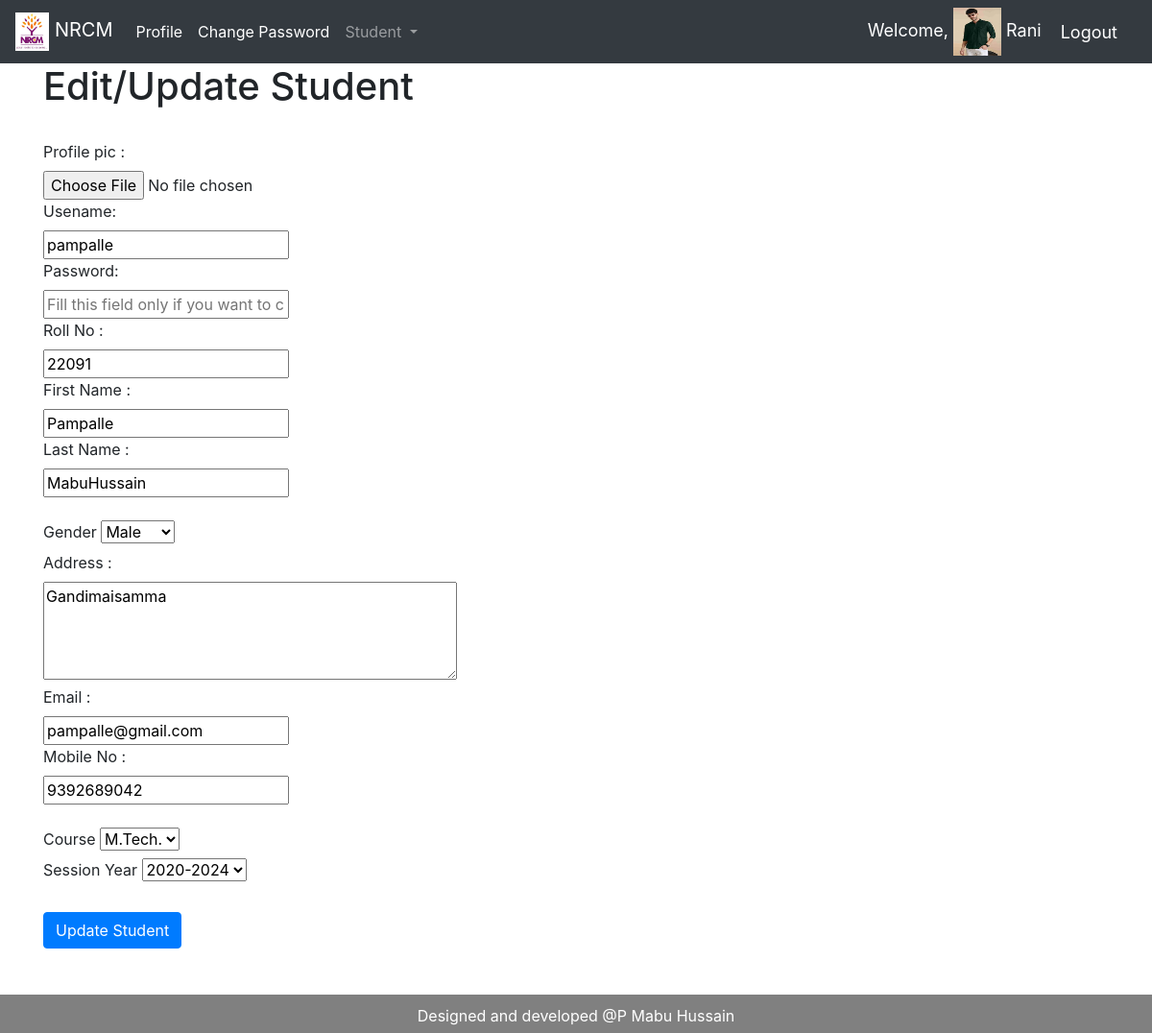
The app's page /hod/edit_student/12 (signed in) with its own data.
### studentmanagementApp/models.py (models this page shows)
class CustomUser(AbstractUser):
    USER = (
    ('HOD','HOD'),
    ('STAFF','STAFF'),
    ('STUDENT', 'STUDENT')
    )
    user_type = models.CharField(choices=USER, max_length=50, default = 'STUDENT', null =True)
    designation = models.CharField(max_length=500, blank=True, null =True)
    mobileno = models.CharField(max_length=30, blank=True, null =True)
    profile_pic = models.ImageField(default='img_avatar.png', blank=True)

### hodApp/models.py (models this page shows, shortened)
class Student(models.Model):
    admin = models.OneToOneField(CustomUser, on_delete=models.CASCADE) #when CustomUser is deleted student info also deleted
    rno = models.CharField(max_length=10)
    Gender = models.CharField(max_length=10)
    address = models.TextField()
    Course_id = models.ForeignKey(Course, on_delete=models.DO_NOTHING)
    session_year_id = models.ForeignKey(Session_Year, on_delete=models.DO_NOTHING)
    created_at = models.DateTimeField(auto_now_add=True)
    updated_at = models.DateTimeField(auto_now=True)

class Course(models.Model):
    name = models.CharField(max_length=100)
    created_at = models.DateTimeField(auto_now_add=True)
    updated_at = models.DateTimeField(auto_now_add=True)
    def __str__(self):
        return self.name

class Session_Year(models.Model):
    session_start = models.CharField(max_length=100)
    session_end = models.CharField(max_length=100)
    created_at = models.DateTimeField(auto_now_add=True)
    updated_at = models.DateTimeField(auto_now_add=True)
    def __str__(self):
        return self.session_start+'-'+self.session_end

### studentmanagementApp/decorators.py (the view)
    def wrapper_func(request, *args, **kwargs):
        if request.user.user_type=='STAFF':
            return redirect('staff_home')
        elif request.user.user_type=='STUDENT':
            return redirect('student_home')
        elif request.user.user_type=='HOD':
            return view_func(request, *args, **kwargs)
        else:
            return HttpResponse('You are not authorized to view this page.....')

### hodApp/views.py (called while the page is built, shortened)
@login_required(login_url='login')
@admin_only
def edit_student(request,id):
    student = Student.objects.get(id=id)
    courses = Course.objects.all()
    session_years = Session_Year.objects.all()
    context = {
    'student' : student,
    'courses' : courses,
    'session_years' : session_years
    }
    return render(request, 'hodApp/edit_student.html', context)

### templates/hodApp/edit_student.html (shortened to what this page needs)
{%extends 'studentmanagementApp/base.html'%}
{%load static%}
{% block content %}
<div class="container">
  <h1>Edit/Update Student</h1><br>
  <form  method="post" enctype="multipart/form-data"> {%csrf_token%}
    <label for="profile_pic">Profile pic : </label><br>
    <input id ='profile_pic' type="file" name="profile_pic" value="">  <br>
    <label for="username">Usename: </label><br>
    <input id='username' type="text" name="username" value="{{student.admin.username}}" > <br>
    <label for="password">Password: </label><br>
    <input id='password' type="password" name="password" value="" placeholder="Fill this field only if you want to change the password"> <br>
    <label for="rno">Roll No : </label><br>
    <input id='rno' type="text" name="rno" value="{{student.rno}}" > <br>
    <label for="first_name">First Name : </label><br>
    <input id='first_name' type="text" name="first_name" value="{{student.admin.first_name}}" > <br>
    <label for="lastname">Last Name : </label><br>
    <input id='last_name' type="text" name="last_name" value="{{student.admin.last_name}}" > <br>
    <br>
    <label for="cars">Gender</label>
    <select name="gender" id="gender">
      <option value="Male" >Male</option>
    </select>
    <br>
     <label for="address">Address : </label><br>
     <textarea id='address' name="address" rows="4" cols="40">{{student.address}}</textarea>
   <br>
    <label for="email">Email : </label><br>
    <input id='email' type="email" name="email" value="{{student.admin.email}}" > <br>
    <label for="mobileno">Mobile No : </label><br>
    <input id='mobileno' type="number" name="mobileno" value="{{student.admin.mobileno}}" > <br>  <br>
    <label for="course_id">Course</label>
    <select name="course_id" id="course">
      {%for course in courses%}
      <option value="{{course.id}}" {% if student.Course_id == course %} selected {% endif %}>{{course}} {{student.course_id}}</option> {{course}}
      {%endfor%}
    </select>
    <br>
      <label for="session_year_id">Session Year</label>
      <select name="session_year_id" id="session_year_id">
        {%for session_year in session_years%}
        <option value="{{session_year.id}}" {% if student.session_year_id == session_year %} selected {% endif %} >{{session_year}}</option>
        {%endfor%}
      </select>
    <br><br>
    <input type="submit" name="" value="Update Student" class="btn btn-primary">
  </form>
</div>
{% endblock %}

### templates/studentmanagementApp/navbar.html (shortened to what this page needs)
{%load static%}
<nav class="navbar navbar-expand-lg navbar-dark bg-dark">
  <a class="navbar-brand" href="/{{user.user_type|lower}}/home"><img src="{% static 'studentmanagementApp/images/NRCM-Logo.jpg'%}" alt="123" height="40px"> NRCM</a>
  <div class="collapse navbar-collapse" id="navbarNav">
      <ul class="navbar-nav">
      <li class="nav-item active">
        <a class="nav-link" href="/profile"> Profile  </a>
      </li>
      <ul class="navbar-nav">
      <li class="nav-item active">
        <a class="nav-link" href="/change_password"> Change Password</a>
      </li>
      {%if user.user_type == 'HOD'%}
        <li class="nav-item dropdown">
          <a class="nav-link dropdown-toggle" href="#" id="navbarDropdown" role="button" data-toggle="dropdown" aria-haspopup="true" aria-expanded="false">
            Student
          </a>
        </li>
      {%endif%}
    </ul>
  </div>
  <span class="hello-msg">Welcome, <img src="{{request.user.profile_pic.url}}" class="" alt="Cinque Terre" width="50" height="50"> {{request.user}}  </span>
  <span><a class="hello-msg" href="{%url 'logout'%}">Logout</a></span>
</nav>

### templates/studentmanagementApp/base.html (style rules this page uses)
body { min-height: 100vh; display: flex; flex-direction: column; }

### templates/studentmanagementApp/navbar.html (style rules this page uses)
.hello-msg { font-size: 18px; color:#fff; margin-right:20px; }

### records on screen
CustomUser: user.profile_pic (picture), user "Rani"
Student: username "pampalle", rno "22091", first_name "Pampalle", last_name "MabuHussain", address "Gandimaisamma", email "pampalle@gmail.com", mobileno "9392689042", course_id "M.Tech.", session_year_id "2020-2024"
